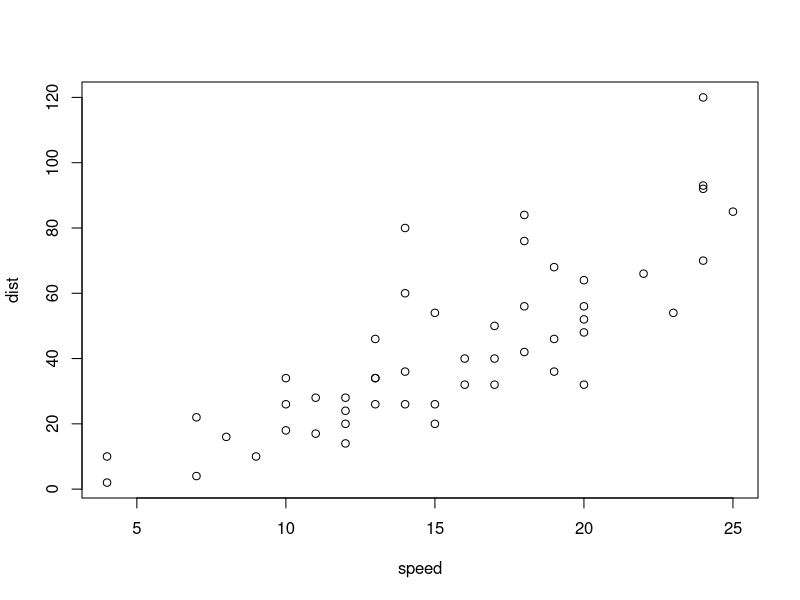
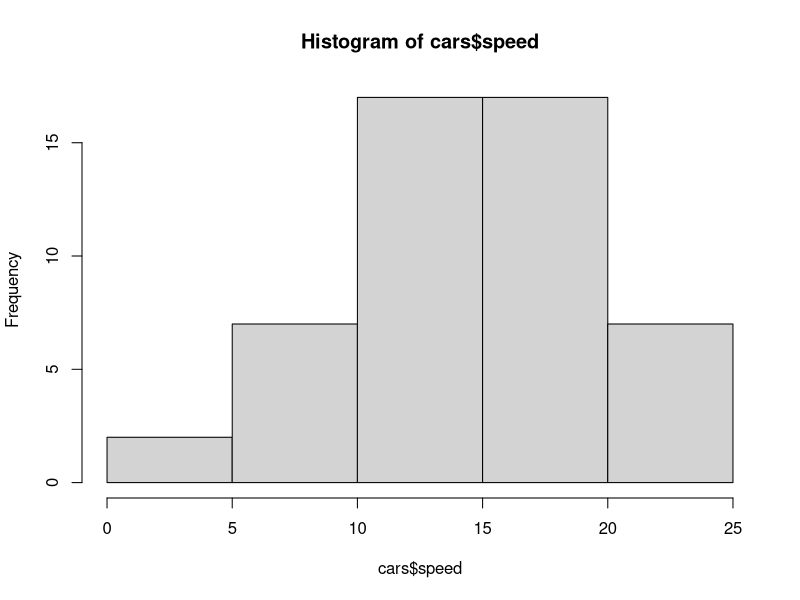

Write R code to recreate these figures, in order.
## ---- chunk 1
library(tidyverse)
## ---- chunk 2
data(starwars) 
# taking the starwar dataset:

# from that we will use height,weight to calculate BMI for just human species and not droid species for different genders and just omit rows that have a missing value in any column

starwars %>% 
  select(height,mass, gender,species) %>% 
  filter(species=="Human") %>% 
  na.omit() %>% 
  mutate(height = height/100) %>% 
  mutate( BMI = round(mass/height^2)) %>% 
  group_by(gender) %>% 
  summarise(Average_BMI = mean(BMI))
## ---- chunk 3
# types of data
# Creating a dataframe

name <- c("Person1", "Person2","Person3","Person4","Person5","Person6","Person7")
height <- c("Short","Tall","Medium","Short","Medium","Tall","Short")
age <- c(23,24,26,22,28,19,25)
weight <- c(76.2,60.3,58,79.5,56.2,45,90.3)

friends <- data.frame(name,height,age,weight)

str(friends)
# so now we can let name be a chr but the height is in 3 levels "Short ,medium,tall" so we want it to be a factor

friends$height <- as.factor(friends$height)
str(friends)

levels(friends$height)
# the output is medium short tall but we want it as short medium tall so

friends$height <- factor(friends$height ,
                         levels= c("Short","Medium","Tall"))
levels(friends$height)


# converting age from num to int
friends$age <- as.integer(friends$age)
class(friends$age)


# prints column of age
friends$age 

# prints true false
friends$age >23

friends <- friends

# adding new column
friends$old <- friends$age >23

str(friends)
## ---- chunk 4
# rename and reorder columns

data(starwars)
copy <- starwars %>% 
  select(name, height, mass, hair_color) %>% 
  rename(weight =mass)

#the order of columns you give here the copy will have it in that particular order

copy


## ---- chunk 5
#recoding our data (dividing height/100 and renaming genders as m and f)
copy <- starwars %>% 
  select(name,height,mass,gender) %>% 
  rename(weight = mass) %>% 
  na.omit() %>% 
  mutate(height = height/100) %>% 
  filter(gender == "masculine" | gender =="feminine") %>% 
  mutate(gender = recode(gender,
                         masculine = "m",
                         feminine = "f")) %>% 
  mutate(size = height >1 & weight >75,
         size = if_else(size==TRUE, "Big", "Small"))

#filter(gender %in% c("masculine", "feminine"))  another way to use filter
#if size = true then put big else small
## ---- chunk 6
# ways to filter your Data

view(msleep)

#arranging using certain columns

data <- msleep %>% 
    select(name, order, sleep_total) %>%
    arrange(sleep_total)

summary_data <- msleep %>% 
    summarise(avg_sleep = mean(sleep_total), 
              min_sleep = min(sleep_total),
              max_sleep = max(sleep_total),
              total = n())





#1
mydata <- msleep %>% 
  select(name , sleep_total) %>% 
  filter(sleep_total>18)

#2
mydata <- msleep %>% 
  select(name , sleep_total) %>% 
  filter(!sleep_total>18)

#3
mydata <- msleep %>% 
  select(name, order, bodywt, sleep_total) %>% 
  filter(order == "Primates", bodywt>20)

#4
mydata <- msleep %>% 
  select(name, order, bodywt, sleep_total) %>% 
  filter(order == "Primates"| bodywt>20)

#5
mydata <- msleep %>% 
  select(name,sleep_total) %>% 
  filter(name %in% c("Cow", "Dog","Goat"))

#6 Values bw 16 and 18
mydata <- msleep %>% 
  select(name, sleep_total) %>% 
  filter(between(sleep_total,16,18))

#7 Values at 0.5 distance from 17
mydata <- msleep %>% 
  select(name, sleep_total) %>% 
  filter(near(sleep_total,17,tol= 0.5))

#8 Missing values in conservation
mydata <- msleep %>% 
  select(name, conservation, sleep_total) %>% 
  filter(is.na(conservation))


#9 print data with missing values and modify them

mydata <- msleep %>% 
  select(name, conservation, sleep_total) %>% 
  filter(is.na(conservation)) 

#and then replace it with string 0 or int 0 depending on the datatype of your column 
#column/dataset name[is,na(column/dataset name)] = "string"/value

mydata$conservation[is.na(mydata$conservation)]="0"



## ---- chunk 7

# using functions and objects

#creating an object
my_age <- 21
your_age <- 22

sum(my_age,your_age)

#new dataset
view(cars)
plot(cars)
hist(cars$speed)
#attach(cars)  
#after this you dont have to do dataset$column_name just use column names

summary(cars)

summary(cars$speed)

class(cars)

class(cars$speed)

length(cars$speed)

n_distinct(cars$speed) #count of unique values

unique(cars$speed)  #print those values

head(cars)

tail(cars)

class(cars$speed)

#arranging it in ascending order

arranged_data <-cars %>% 
  select(speed) %>% 
  arrange(cars$speed)


#arranging in descending order

arranged_data <-cars %>% 
  select(speed) %>% 
  arrange(desc(cars$speed))




#subset of data dataset[rows,columns]
cars[1:3,1:2]


# to find out about a function ?function_name
?median
median(cars$dist)

?sort


#creating a object with missing values
new_data <- c(2,3,4,6,NA,9)
sort(new_data,decreasing=FALSE)  #ascending order
sort(new_data,decreasing=TRUE)   #descending order

median(new_data) #the output will be NA
median(new_data, na.rm=TRUE) #the output will be median
## ---- chunk 8
data(starwars)


#operations on missing vaues


#it will omit rows which have missing value in any column
starwars %>% 
  select(name,gender,hair_color,height) %>% 
  na.omit()


#rows which have missing value in at-least 1 column
starwars %>% 
  select(name,gender,hair_color,height) %>% 
  filter(!complete.cases(.))

view(starwars)

#drop rows where missing values are in height column
starwars %>% 
  select(name,gender,hair_color,height) %>% 
  drop_na(height)

#replace missing value in haircolor with "none"

starwars$hair_color[is.na(starwars$hair_color)] = "none"

#or  

starwars %>% 
  select(name,gender,hair_color,height) %>% 
  filter(!complete.cases(.)) %>% 
  mutate(hair_color = replace_na(hair_color,"none"))
## ---- chunk 9

#Deal with duplicates

Names <- c("Ram", "Shyam", "Ram")
Age <- c(25,21,25)

test_data <- data.frame(Names,Age)

#check for duplicates using
duplicated(test_data)
#output will be true false

#print dataframe without duplicates

test_data[!duplicated(test_data), ]

#or use this

test_data <- test_data %>% distinct()
test_data
